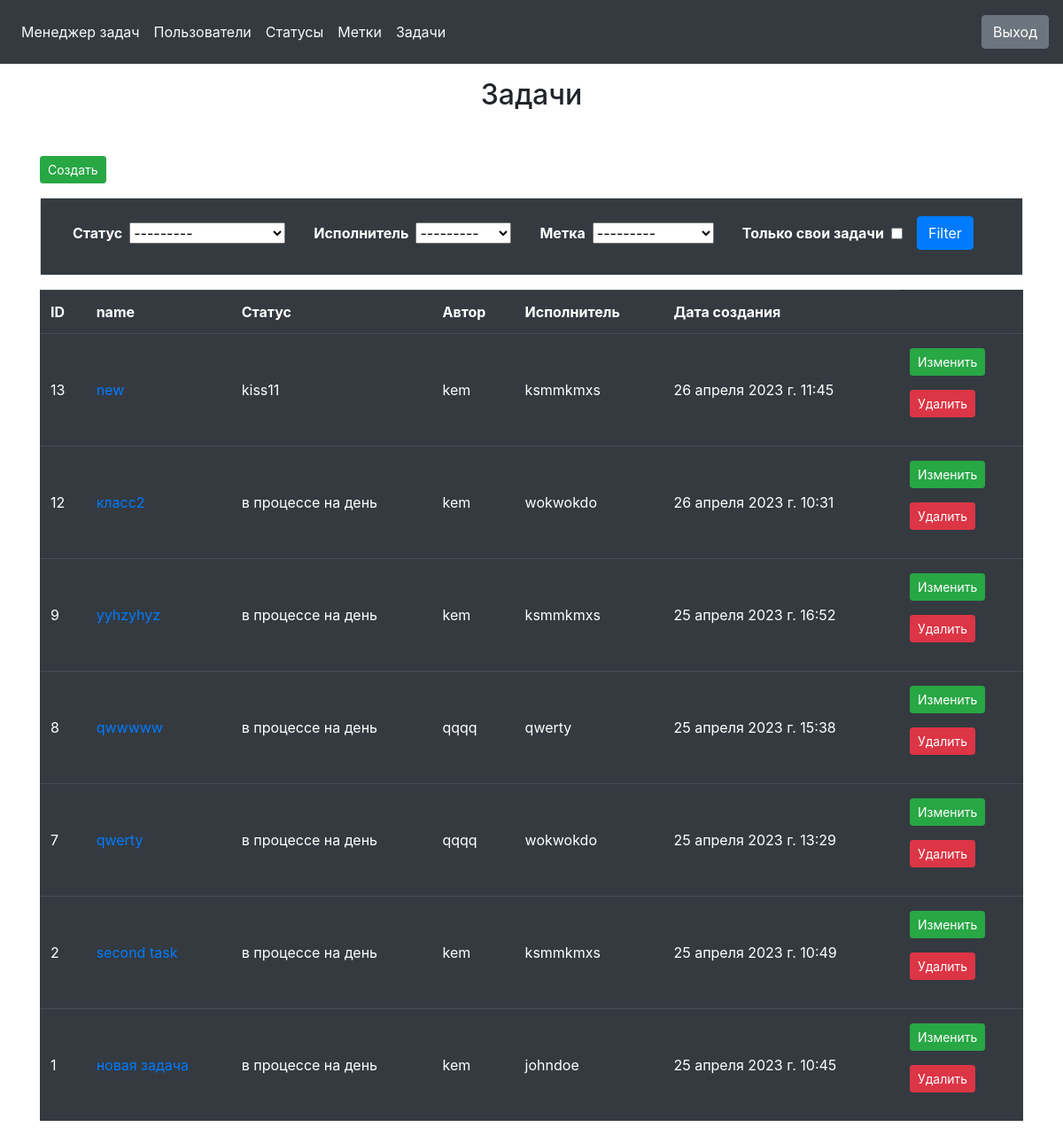
Page /tasks/ (signed in) on the committed database.
### tasks/models.py (models this page shows, shortened)
class Tasks(models.Model):
    name = models.CharField(_('name'), max_length=255, unique=True)
    status = models.ForeignKey(
        Statuses,
        on_delete=models.PROTECT,
        null=False,
        verbose_name=_('status')
    )
    description = models.TextField(_('description'), blank=True, null=True)
    author = models.ForeignKey(
        User,
        on_delete=models.PROTECT,
        null=False,
        related_name='author_tasks',
        verbose_name=_('author')
    )
    executor = models.ForeignKey(
        User,
        on_delete=models.PROTECT,
        null=True,
        related_name='executor_tasks',
        verbose_name=_('executor')
    )
    labels = models.ManyToManyField(
        Labels,
        blank=True,
        verbose_name=_('Labels')
    )
    created_at = models.DateTimeField(_('Created at'), auto_now_add=True)
    class Meta:
        verbose_name = _('Tasks')
        verbose_name_plural = _('Tasks')
        ordering = ['-created_at']

### statuses/models.py (models this page shows)
class Statuses(models.Model):
    name = models.CharField(_('name'), max_length=255, unique=True)
    created_at = models.DateTimeField(_('created at'), auto_now_add=True)
    def __str__(self) -> str:
        return self.name

### tasks/views.py (the view)
# urls.py: path('', TasksView.as_view(), name='tasks'),
class TasksView(BaseLoginRequiredMixin, ListView):
    model = Tasks
    template_name = 'tasks/index.html'
    def get_queryset(self):
        queryset = queryset = super().get_queryset()
        status_filter = self.request.GET.get('status')
        label_filter = self.request.GET.get('label')
        executor_filter = self.request.GET.get('executor')
        my_tasks_only = self.request.GET.get('my_tasks_only')
        if status_filter:
            queryset = queryset.filter(status=status_filter)
        if label_filter:
            queryset = queryset.filter(labels__pk=label_filter)
        if executor_filter:
            queryset = queryset.filter(executor=executor_filter)
        if my_tasks_only:
            queryset = queryset.filter(author=self.request.user)
        return queryset
    def get_context_data(self, **kwargs):
        context = super().get_context_data(**kwargs)
        context['filter_form'] = TaskFilterForm(self.request.GET or None)
        return context

### tasks/forms.py
class TaskFilterForm(Form):
    status = ModelChoiceField(
        queryset=Statuses.objects.all(),
        required=False,
        label=_('status')
    )
    executor = ModelChoiceField(
        queryset=User.objects.all(),
        required=False,
        label=_('executor')
    )
    label = ModelChoiceField(
        queryset=Labels.objects.all(),
        required=False,
        label=_('label')
    )
    my_tasks_only = BooleanField(
        required=False,
        initial=False,
        label=_('My tasks only')
    )

### core/mixins.py (called while the page is built)
    @method_decorator(login_required_message)
    def dispatch(self, request, *args, **kwargs):
        return super().dispatch(request, *args, **kwargs)

### labels/models.py (called while the page is built)
    def __str__(self) -> str:
        return self.name

### templates/tasks/index.html (shortened to what this page needs)
{% extends "base.html" %}
{% load i18n %}
{% block content %}
<main>
    <div class="container">
        <h2 class="text-center mt-3"  style="min-height: 10vh;">{% trans "Tasks" %}</h2>
        <p><a href="{% url 'create_task' %}" class="btn btn-success btn-sm">{% trans "Create" %}</a></p>
        <div class="card mb-3">
            <div class="card-body bg-dark">
                <form method="get" class="form-inline">
                    {% for f in filter_form %}
                    <div class="form-group mx-sm-3 mb-2">
                        <label for="{{ f.id_for_label }}" class="mr-2 font-weight-bold" style="color: white;">{{ f.label }}</label>
                        {{ f }}
                    </div>
                    {% endfor %}
                    <button type="submit" class="btn btn-primary mb-2">{% trans "Filter" %}</button>
                </form>
            </div>
        </div>
        <table class="table table-dark table-striped-columns">
            <thead>
                <tr class="font-weight-bold">
                    <td>{% trans "ID" %}</td>
                    <td>{% trans "name" %}</td>
                    <td>{% trans "status" %}</td>
                    <td>{% trans "author" %}</td>
                    <td>{% trans "executor" %}</td>
                    <td>{% trans "Created at" %}</td>
                </tr>
            </thead>
            <tbody>
                {% for task in object_list %}
                <tr>
                    <td class="align-middle py-3">{{ task.pk }}</td>
                    <td class="align-middle py-3"><a href="{% url 'task_view' task.pk %}">{{ task.name }}</a></td>
                    <td class="align-middle py-3">{{ task.status }}</td>
                    <td class="align-middle py-3">{{ task.author }}</td>
                    <td class="align-middle py-3">
                    {% if task.executor %}
                        {{ task.executor }}
                    {% endif %}
                    </td>
                    <td class="align-middle py-3">{{ task.created_at }}</td>
                    <td class="align-middle py-3">
                        <p><a href="{% url 'update_task' task.pk %}" class="btn btn-success btn-sm">{% trans "Update" %}</a></p>
                        <p><a href="{% url 'delete_task' task.pk %}" class="btn btn-danger btn-sm">{% trans "Delete"%}</a></p>
                    </td>
                </tr>
                {% endfor %}
            </tbody>
        </table>
    </div>
</main>
{% endblock %}

### rows in the picture
Tasks: pk "13", name "new", status "kiss11", author "kem", executor "ksmmkmxs", created_at "26 апреля 2023 г. 11:45"
Tasks: pk "12", name "класс2", status "в процессе на день", author "kem", executor "wokwokdo", created_at "26 апреля 2023 г. 10:31"
Tasks: pk "9", name "yyhzyhyz", status "в процессе на день", author "kem", executor "ksmmkmxs", created_at "25 апреля 2023 г. 16:52"
Tasks: pk "8", name "qwwwww", status "в процессе на день", author "qqqq", executor "qwerty", created_at "25 апреля 2023 г. 15:38"
Tasks: pk "7", name "qwerty", status "в процессе на день", author "qqqq", executor "wokwokdo", created_at "25 апреля 2023 г. 13:29"
Tasks: pk "2", name "second task", status "в процессе на день", author "kem", executor "ksmmkmxs", created_at "25 апреля 2023 г. 10:49"
Tasks: pk "1", name "новая задача", status "в процессе на день", author "kem", executor "johndoe", created_at "25 апреля 2023 г. 10:45"

### other values in the picture
{{ f.label }} "Статус" "Исполнитель" "Метка" "Только свои задачи"
